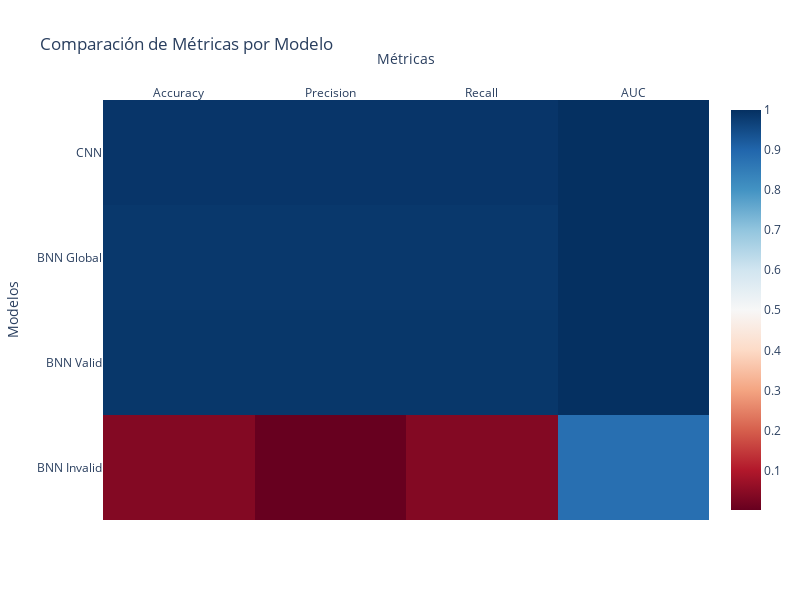

The notebook cell this image was saved under:
### Markdown cell above
los AUC que estan dando son buenisimos y como podemos ver al estar tan cerca las lineas para todas las clase eso signfica que no hay mucha diferencia en cuestion del AUC de un digito al otro, es decir podemos confiar en la prediccion del modelo para todos los digitos

### Code cell
url4 = 'https://github.com/vesgac/Visualizaci-n/raw/main/metricas_normal.csv'
metricas = fetch_csv_from_url(url4)


def create_heatmap(df, index_col='Modelos'):
    # Asegurarse de que el DataFrame usa la columna 'Modelos' como índice
    if index_col in df.columns:
        df = df.set_index(index_col)

    # Preparar texto para hover con información de modelo, métrica y valor
    hover_text = [[f'Modelo: {y}<br>Métrica: {x}<br>Valor: {z:.3f}' 
                   for x, z in zip(df.columns, row)] for y, row in zip(df.index, df.values)]

    # Crear el heatmap
    fig = go.Figure(data=go.Heatmap(
        z=df.values,
        x=df.columns,
        y=df.index,
        colorscale='Rdbu',
        hoverongaps=False,
        text=hover_text,
        hoverinfo='text'
    ))

    # Actualizar el diseño del gráfico
    fig.update_layout(
        title='Comparación de Métricas por Modelo',
        xaxis_title='Métricas',
        yaxis_title='Modelos',
        xaxis={'side': 'top'},
        yaxis=dict(autorange='reversed'),
        width=800,
        height=600
    )

    return fig

create_heatmap(metricas)

### Figure 1 — Plotly figure (JSON) as saved in the notebook; plotly's stock layout.template omitted (floating-point values rounded to 4 significant figures)
{"data": [{"colorscale": [[0, "rgb(103,0,31)"], [0.1, "rgb(178,24,43)"], [0.2, "rgb(214,96,77)"], [0.3, "rgb(244,165,130)"], [0.4, "rgb(253,219,199)"], [0.5, "rgb(247,247,247)"], [0.6, "rgb(209,229,240)"], [0.7, "rgb(146,197,222)"], [0.8, "rgb(67,147,195)"], [0.9, "rgb(33,102,172)"], [1, "rgb(5,48,97)"]], "hoverinfo": "text", "hoverongaps": false, "text": [["Modelo: CNN<br>Métrica: Accuracy<br>Valor: 0.990", "Modelo: CNN<br>Métrica: Precision<br>Valor: 0.990", "Modelo: CNN<br>Métrica: Recall<br>Valor: 0.990", "Modelo: CNN<br>Métrica: AUC<br>Valor: 1.000"], ["Modelo: BNN Global<br>Métrica: Accuracy<br>Valor: 0.985", "Modelo: BNN Global<br>Métrica: Precision<br>Valor: 0.985", "Modelo: BNN Global<br>Métrica: Recall<br>Valor: 0.985", "Modelo: BNN Global<br>Métrica: AUC<br>Valor: 1.000"], ["Modelo: BNN Valid<br>Métrica: Accuracy<br>Valor: 0.988", "Modelo: BNN Valid<br>Métrica: Precision<br>Valor: 0.988", "Modelo: BNN Valid<br>Métrica: Recall<br>Valor: 0.988", "Modelo: BNN Valid<br>Métrica: AUC<br>Valor: 1.000"], ["Modelo: BNN Invalid<br>Métrica: Accuracy<br>Valor: 0.038", "Modelo: BNN Invalid<br>Métrica: Precision<br>Valor: 0.001", "Modelo: BNN Invalid<br>Métrica: Recall<br>Valor: 0.038", "Modelo: BNN Invalid<br>Métrica: AUC<br>Valor: 0.879"]], "type": "heatmap", "x": ["Accuracy", "Precision", "Recall", "AUC"], "y": ["CNN", "BNN Global", "BNN Valid", "BNN Invalid"], "z": [[0.9899, 0.9899, 0.9899, 0.9999], [0.9852, 0.9853, 0.9852, 0.9998], [0.9877, 0.9877, 0.9877, 0.9998], [0.03846, 0.001479, 0.03846, 0.8793]]}], "layout": {"height": 600, "title": {"text": "Comparación de Métricas por Modelo"}, "width": 800, "xaxis": {"side": "top", "title": {"text": "Métricas"}}, "yaxis": {"autorange": "reversed", "title": {"text": "Modelos"}}}}
